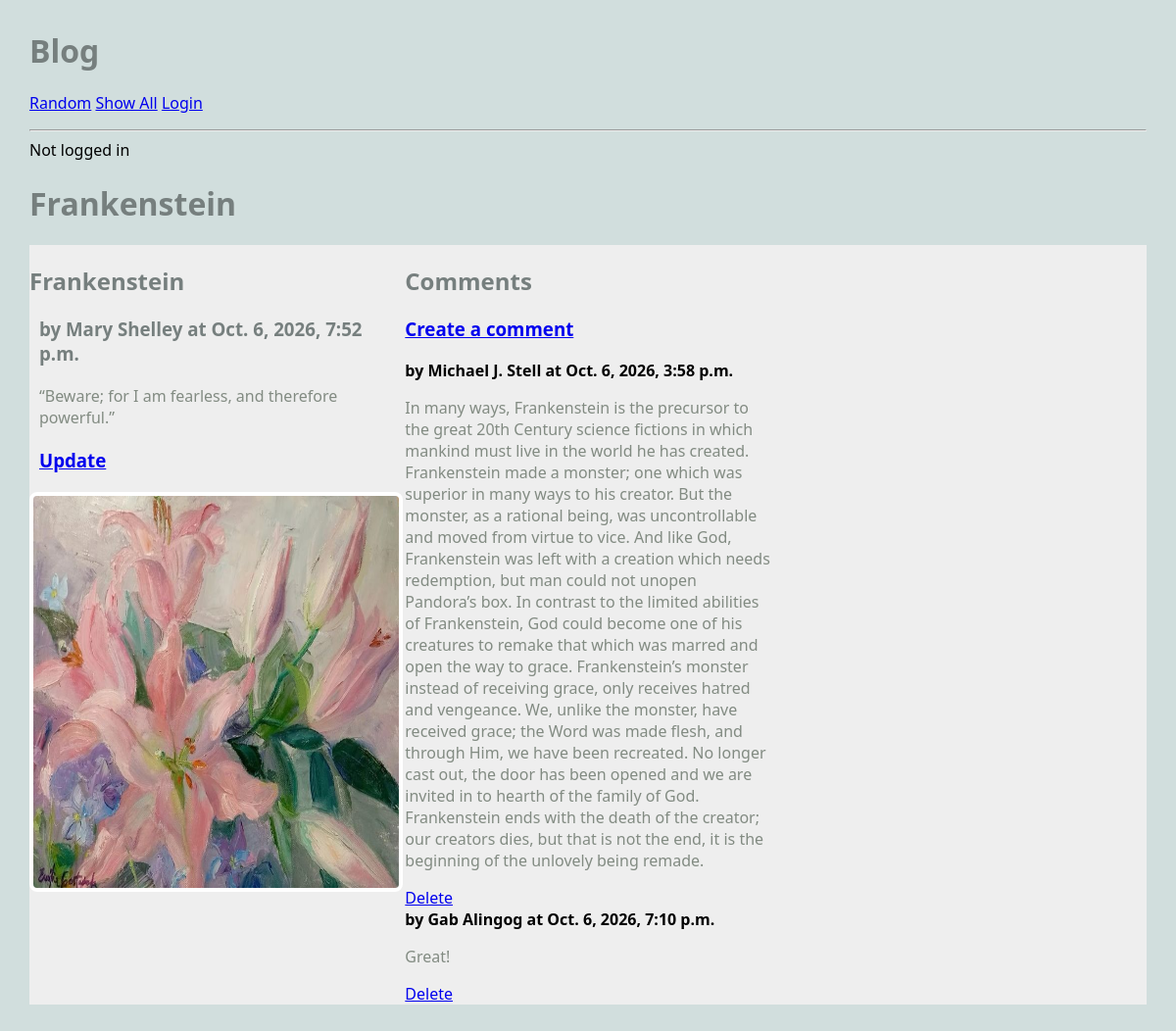
The page /blog/article/2 on the database as committed earlier.
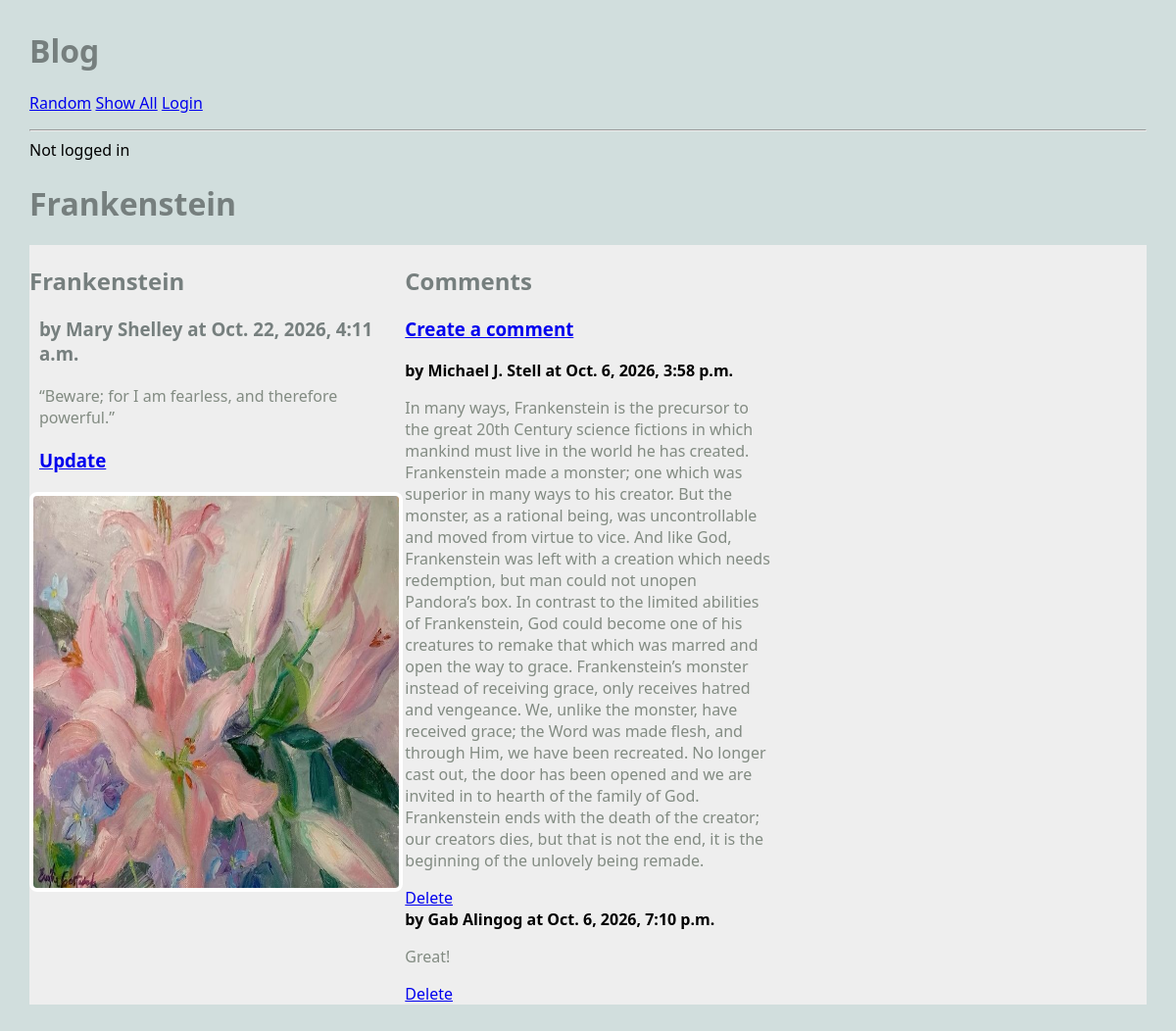
The same page on the database as committed later.
### blog/models.py (models this page shows, shortened)
class Article(models.Model):
    title = models.TextField(blank=True) # can be empty
    author = models.TextField(blank=True)
    text = models.TextField(blank=True)
    published = models.DateTimeField(auto_now=True) # when it was created
    image_file = models.ImageField(blank=True)
    user = models.ForeignKey(User, on_delete=models.CASCADE)
    def get_all_comments(self):
        comments = Comment.objects.filter(article=self)
        return comments

### blog/views.py (the view)
# urls.py: path('article/<int:pk>', ArticleView.as_view(), name='article'), # show a single article
class ArticleView(DetailView):
    model = Article
    template_name = "blog/article.html"
    context_object_name = 'article' # different

### blog/models.py (called while the page is built)
    def __str__(self):
        return f'{self.text}'

### blog/templates/blog/article.html
{% extends 'blog/base.html' %}
{% block content %}
<h1>{{article.title}}</h1>
<main class="grid-container">
    <article>
		<div>
			<h2>{{article.title}}</h2>
			<h3>by {{article.author}} at {{article.published}}</h3>
			<p>
			{{article.text}}
			</p>
			<h3>
				<a href="{% url 'update_article' article.pk %}">Update</a>
			</h3>
		</div>
		{% if article.image_file %}
		<img src="{{ article.image_file.url }}" alt="picture">
		{% else %}
		<h3>No image</h3>
		{% endif %}
	</article>
	<div>
		<h2>Comments</h2>
		<h3>
			<a href="{% url 'create_comment' article.pk %}">Create a comment</a>
		</h3>
		{% for comment in article.get_all_comments %}
		<div>
			<strong>by {{comment.author}} at {{comment.published}}</strong>
			<p>{{comment.text}}</p>
			<a href="{% url 'delete_comment' comment.pk %}">Delete</a>
		</div>
		{% endfor %}
	</div>
</main>
{% endblock %}

Rows that differ between the two databases and show on the page:
changed Article "Frankenstein": published "Oct. 6, 2026, 7:52 p.m." → "Oct. 22, 2026, 4:11 a.m."
